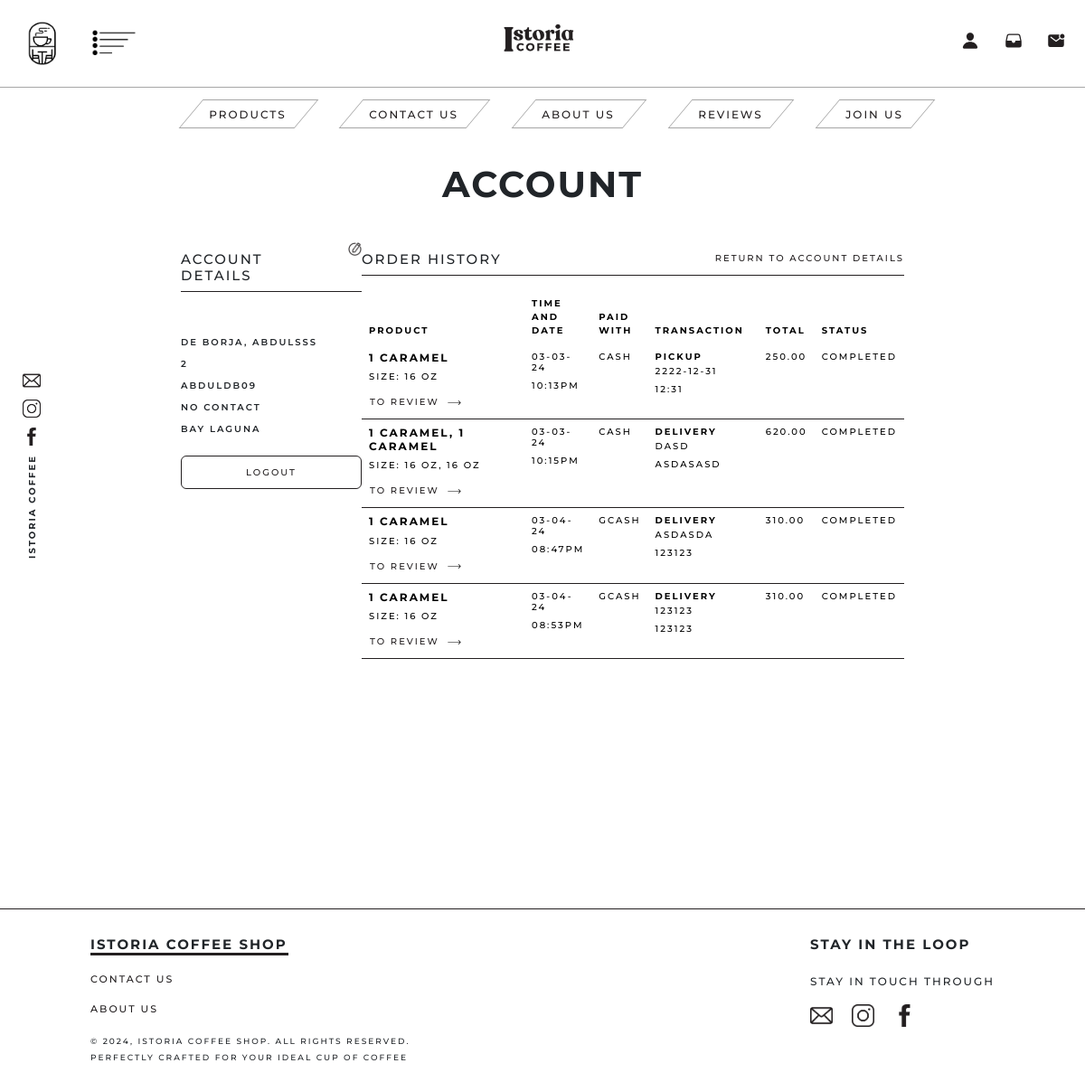
Page /User/user_profile_history.php (signed in) on the committed database.
### tables this page shows
CREATE TABLE `customer` (
  `id` int(255) NOT NULL,
  `uid` int(255) NOT NULL,
  `name` varchar(255) NOT NULL,
  `username` varchar(255) NOT NULL,
  `email` varchar(255) NOT NULL,
  `address` varchar(255) NOT NULL,
  `contact` varchar(255) NOT NULL DEFAULT 'No Contact',
  `created` varchar(255) NOT NULL
);

CREATE TABLE `orders` (
  `id` int(255) NOT NULL,
  `user_id` int(255) NOT NULL,
  `name` varchar(255) NOT NULL,
  `product` varchar(255) NOT NULL,
  `size` varchar(255) NOT NULL,
  `type` varchar(255) NOT NULL,
  `addons` varchar(255) NOT NULL,
  `info` varchar(255) NOT NULL,
  `contact` varchar(255) NOT NULL,
  `note` varchar(255) NOT NULL,
  `payment` varchar(255) NOT NULL,
  `total` int(255) NOT NULL,
  `date` varchar(255) NOT NULL,
  `status` varchar(255) NOT NULL DEFAULT 'pending',
  `transaction` varchar(255) NOT NULL,
  `reference` varchar(255) NOT NULL
);

### User/user_profile_history.php (the view, shortened to what this page needs)
<?php
    include '../connection.php';
    $user_id = $_SESSION['user_id'];
?>
<!DOCTYPE html>
<html lang="en">
<head>
    <link href="https://cdn.jsdelivr.net/npm/bootstrap@5.3.2/dist/css/bootstrap.min.css" rel="stylesheet"
 />
    <link rel="stylesheet" href="../Src/Styles/style_user.css" />
</head>
<body>
    <?php include 'navbar.php' ?>
    <div style="padding: 90px"></div>
    <div class="profile-title text-center">
        <h1>ACCOUNT</h1>
    </div>
    <div class="profile">
        <div class="col1">
            <div class="top">
                <h1>ACCOUNT DETAILS</h1>
                <a href="user_profile_edit.php"><img src="../assets/Images/editprofile.png" alt="editprofile" /></a>
            </div>
            <div class="bottom">
                <?php $select_user = mysqli_query($conn, "SELECT * FROM `customer` WHERE uid = '$user_id' ") or die ('query failed');
                    if(mysqli_num_rows($select_user)>0){
                        while($fetch_user = mysqli_fetch_assoc($select_user)){
                    ?>
                <h1><?php echo $fetch_user['name'] ?></h1>
                <h1><?php echo $fetch_user['email'] ?></h1>
                <h1><?php echo $fetch_user['username'] ?></h1>
                <h1><?php echo $fetch_user['contact'] ?></h1>
                <h1><?php echo $fetch_user['address'] ?></h1>
                <?php
                }
             }?>
                <form method="post">
                    <button name="logout" class="logout2" >
                    LOGOUT
                    </button>
                </form>
            </div>
        </div>
        <div class="col2">
            <div class="top">
                <h1>ORDER HISTORY</h1>
                <a href="user_profile.php">RETURN TO ACCOUNT DETAILS</a>
            </div>
            <div class="history-div">
                <table class="history-table table table-borderless">
                    <thead>
                        <tr>
                            <td>PRODUCT</td>
                            <td>TIME AND DATE</td>
                            <td>PAID WITH</td>
                            <td>TRANSACTION</td>
                            <td>TOTAL</td>
                            <td>STATUS</td>
                        </tr>
                    </thead>
                    <tbody>
                    <?php
                        $select_orders = mysqli_query($conn, "SELECT * FROM `orders` WHERE user_id = '$user_id' AND status = 'completed' ") or die ('query failed');
                        if(mysqli_num_rows($select_orders)>0){
                            while($fetch_orders= mysqli_fetch_assoc($select_orders)){
                            $time = strtok($fetch_orders["date"], " ");
                            $date = substr(strstr($fetch_orders["date"], " "), 1);
                            $info = explode('|', $fetch_orders["info"]);
                        ?>
                      <tr>
                            <td style="width: 30%;">
                                <h2 class="productss"><?php echo $fetch_orders['product'] ?></h2>
                                <h1>size: <?php echo $fetch_orders['size'] ?></h1>
                                <?php
                                $ref = $fetch_orders['reference'];
                                $review_query = mysqli_query($conn, "SELECT * FROM `review` WHERE reference = '$ref'") or die ('query failed');
                                if(mysqli_num_rows($review_query) > 0){
                                ?>
                                <a style="cursor: default;">
                                    <span>COMPLETED</span>
                                </a>
                                <?php
                                }else{
                                ?>
                                <a href="user_review.php?ref=<?php echo $fetch_orders['reference'] ?>">
                                    <span>TO REVIEW</span>
                                    <svg id="arrow-horizontal" xmlns="http://www.w3.org/2000/svg" width="25" height="5"
                                        viewBox="0 0 46 16">
                                        <path id="Path_10" data-name="Path 10"
                                            d="M8,0,6.545,1.455l5.506,5.506H-30V9.039H12.052L6.545,14.545,8,16l8-8Z"
                                            transform="translate(30)"></path>
                                    </svg>
                                 </a>
                                <?php
                                }
                                ?>
                            </td>
                            <td>
                                <h1><?php echo $date ?></h1>
                                <h1><?php echo $time ?></h1>
                            </td>
                            <td>
                                <h1><?php echo $fetch_orders['payment'] ?></h1>
                            </td>
                            <td class="address">
                                <b><?php echo $fetch_orders['transaction'] ?></b>
                                <h1><?php echo $info[0] ?></h1>
                                <h1><?php echo $info[1] ?></h1>
                            </td>
                            <td>
                                <h1><?php echo $fetch_orders['total'] ?>.00</h1>
                            </td>
                            <td>
                                <h1>COMPLETED</h1>
                            </td>
                        </tr>
                    <?php
                        }
                    }
                    ?>
                    </tbody>
                </table>
            </div>
        </div>
    </div>
    <div style="padding: 80px;"></div>
    <?php include 'footer.php' ?>
</body>
</html>

### Src/Styles/style_user.css (style rules this page uses)
* { font-family: "Montserrat", sans-serif; box-sizing: border-box; margin: 0; padding: 0; letter-spacing: 2px; text-transform: uppercase; }
:root { --browncolor: #231f20; }
.profile-title h1 { font-weight: 700; }
.profile { display: flex; margin: 50px 200px; text-transform: uppercase; margin-bottom: 100px; }
.profile .col1 { width: 25%; }
.profile .col1 .top { display: flex; border-bottom: 1px solid var(--browncolor); }
.profile .col2 .top { border-bottom: 1px solid var(--browncolor); display: flex; justify-content: space-between; }
.profile .col2 .top a { color: var(--browncolor); text-decoration: none; font-weight: 500; font-size: 10px; }
.profile .col1 .top { display: flex; }
.profile .col1 .top h1 { font-weight: 500; font-size: 15px; }
.profile .col1 .top img { width: 15px; height: 15px; margin-top: -10px; margin-left: 10px; }
.profile .col1 .top a { margin-top: -10px; }
.profile .col1 .bottom { margin-top: 50px; }
.profile .col1 .bottom h1 { font-size: 10px; margin-top: 12px; font-weight: 600; }
.profile .col2 { width: 75%; }
.profile .col2 .top { border-bottom: 1px solid var(--browncolor); }
.profile .col2 .top h1 { font-weight: 500; font-size: 15px; }
.profile .col2 .history-div { height: 100%; }
.history-table { text-transform: uppercase; margin-top: 15px; }
.history-table thead tr { font-size: 10px; font-weight: 700; }
.history-table tbody tr { border-bottom: 1px solid var(--browncolor); }
.history-table tr td h1 { font-size: 10px; }
.history-table tr td h2 { font-size: 12px; font-weight: 700; }
.history-table tr td a { font-size: 10px; margin-top: 10px; text-decoration: none; color: var(--browncolor); border: 1px solid white; }
.history-table tr td a { font-weight: 500; }
.history-table tr .address { width: 200px; margin-top: -10px; padding-top: 0px; }
.history-table tr .address b { font-size: 10px; }
.history-table tr .productss { width: 150px; }
.profile .col1 .bottom .logout2 { --color: var(--browncolor); background-color: white; display: inline-block; width: 20em; position: relative; overflow: hidden; border: 1px solid var(--color); transition: color 0.5s; z-index: 1; border-radius: 6px; color: var(--color); text-align: center; padding: 10px; font-size: 10px; color: var(--browncolor); text-decoration: none; margin-top: 15px; font-weight: 500; }
.profile .col1 .bottom .logout2:before { content: ""; position: absolute; z-index: -1; background: var(--color); height: 150px; width: 250px; border-radius: 50%; }
.profile .col1 .bottom .logout2:before { top: 100%; left: 100%; transition: all 0.7s; }

### rows in the picture
customer: name "DE BORJA, ABDULSSS", email "2", username "ABDULDB09", contact "NO CONTACT", address "BAY LAGUNA"
orders: product "1 CARAMEL", size "16 OZ", date "03-03-24", date "10:13PM", payment "CASH", transaction "PICKUP", info "2222-12-31", info "12:31", total "250"
orders: product "1 CARAMEL, 1 CARAMEL", size "16 OZ, 16 OZ", date "03-03-24", date "10:15PM", payment "CASH", transaction "DELIVERY", info "DASD", info "ASDASASD", total "620"
orders: product "1 CARAMEL", size "16 OZ", date "03-04-24", date "08:47PM", payment "GCASH", transaction "DELIVERY", info "ASDASDA", info "123123", total "310"
orders: product "1 CARAMEL", size "16 OZ", date "03-04-24", date "08:53PM", payment "GCASH", transaction "DELIVERY", info "123123", total "310"
